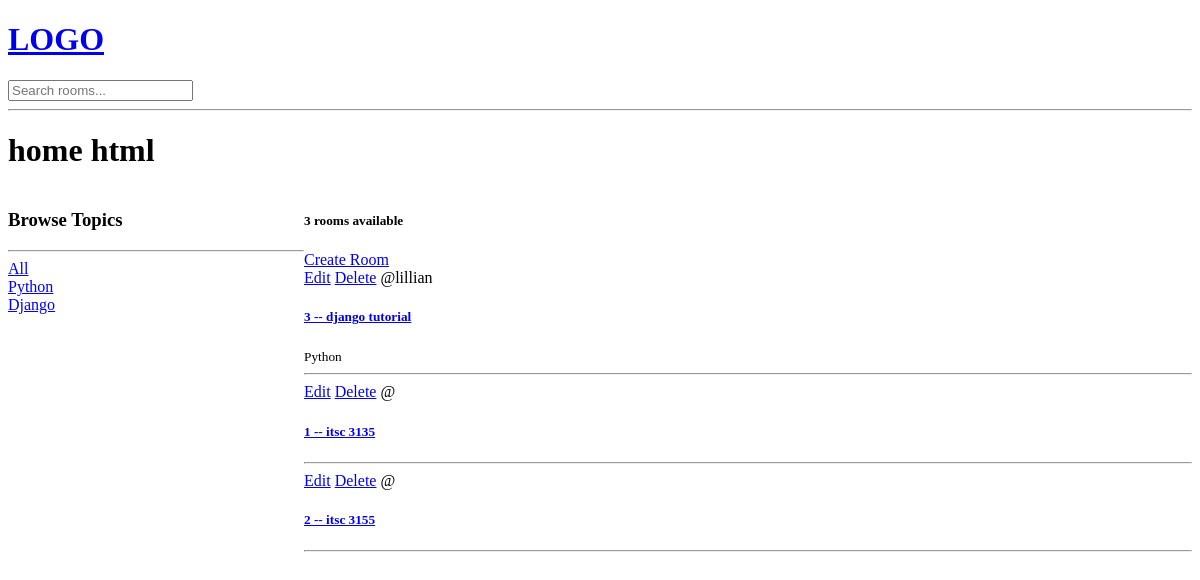
Before: / with the older database file.
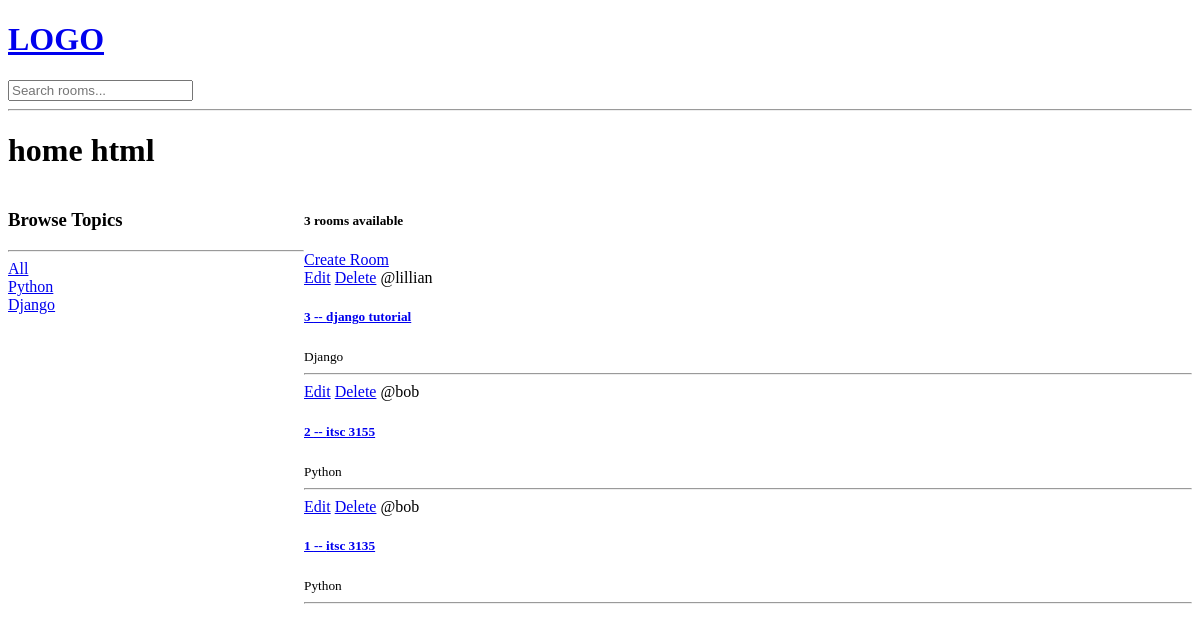
After: the same page with the newer database file.
### base/models.py (models this page shows, shortened)
class Topic(models.Model):
    name = models.CharField(max_length=200)

class Room(models.Model):
    host = models.ForeignKey(User, on_delete=models.SET_NULL, null=True)
    topic = models.ForeignKey(Topic, on_delete=models.SET_NULL, null=True)
    name = models.CharField(max_length=200)
    description = models.TextField(null = True, blank=True)
    updated =models.DateTimeField(auto_now=True)
    created = models.DateTimeField(auto_now_add=True)
    class Meta:
       ordering = ['-updated', '-created']

### base/views.py (the view)
# urls.py: path('', views.home, name="home"),
def home(request):
    q = request.GET.get('q') if request.GET.get('q') != None else ''
    rooms = Room.objects.filter(
        Q(topic__name__icontains=q) |
        Q(name__icontains=q) |
        Q(description__icontains=q)
        )
    topics = Topic.objects.all()
    room_count = rooms.count()
    return render(request, 'base/home.html', {'rooms':rooms, 'topics':topics, 'room_count': room_count})

### base/templates/base/home.html (shortened to what this page needs)
{% extends 'main.html' %}
{% block content %}
<h1>home html</h1>
<div class="home-container">
    <div>
        <h3>Browse Topics</h3>
        <hr>
        <div>
            <a href="{% url 'home' %}">All</a>
        </div>
        {% for topic in topics %}
        <div>
            <a href="{% url 'home' %}?q={{topic.name}}">{{topic.name}}</a>
        </div>
        {% endfor %}
    </div>
    <div>
        <h5>{{room_count}} rooms available</h5>
        <a href="{% url 'create-room' %}">Create Room</a>
        {% for room in rooms%}
            <div>
                <a href="{% url 'update-room' room.id %}">Edit</a>
                <a href="{% url 'delete-room' room.id %}">Delete</a>
                <span>@{{room.host.username}}</span>
                <a href="{% url 'room' room.id %}">
                    <h5>{{room.id}} -- {{room.name}}</h5>
                </a>
                <small>{{room.topic.name}}</small>
                <hr>
            </div>
        {% endfor %}
    </div>
</div>
{% endblock content %}

### base/templates/main.html (shortened to what this page needs)
<!DOCTYPE html>
<html lang="en">
<head>
</head>
<body>
    {% include 'navbar.html' %}
    {% block content %}
    {% endblock content %}
</body>
</html>

### base/templates/navbar.html
<a href="/">
    <h1>LOGO</h1>
</a>
<form method="GET" action="{% url 'home' %}">
    <input type="text" name="q" placeholder="Search rooms..."/>
</form>
<hr>

### base/templates/base/home.html (style rules this page uses)
.home-container { display:grid; grid-template-columns: 1fr 3fr; }

Changed rows visible on the page:
changed Room "django tutorial": topic.name "Python" → "Django"
changed Room "itsc 3155": host.username (not shown) → "bob"; topic.name (not shown) → "Python"; moves up the list
changed Room "itsc 3135": host.username (not shown) → "bob"; topic.name (not shown) → "Python"
